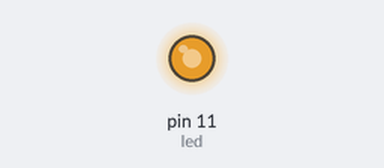
The sketch below on a simulated Arduino Uno, built with avr-gcc and run on an emulated ATmega328P. On the bench: output pins drawn as LEDs (lit = HIGH).

Above: at 0.05 s.
At 9.0 s:
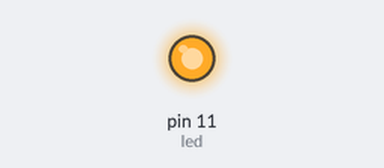
Timing chart, 0 to 11.7 s (numbered marks = the images above):
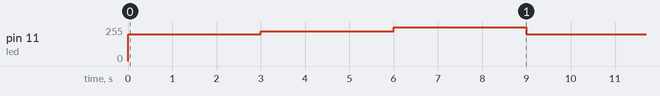

Measured:
- by itself, pin 11 (led): repeats every 9.0 s: 223/255 3.0 s, 255/255 3.0 s, 200/255 3.0 s

The sketch:

Fan.ino
```cpp
/*
    Loop made for kit fan
*/

int led = 11;
int fan_speed = 0;
int curr_state = 0;

// the setup routine runs once when you press reset:
void setup() {
  pinMode(led, OUTPUT);
}

// the loop routine runs over and over again forever:
void loop() {
    if (curr_state == 0) {
      fan_speed = 200;
      analogWrite(led, fan_speed);
      delay(3000);
      curr_state += 1;
    }

    if (curr_state == 1) {
      fan_speed = 223;
      analogWrite(led, fan_speed);
      delay(3000);
      curr_state += 1;
    }

    if (curr_state == 2) {
      fan_speed = 255;
      analogWrite(led, fan_speed);
      delay(3000);
      curr_state = 0;
    }

}
```
